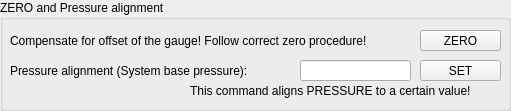
  <widget class="QGroupBox" name="groupBox_5">
   <property name="geometry">
    <rect>
     <x>530</x>
     <y>390</y>
     <width>511</width>
     <height>111</height>
    </rect>
   </property>
   <property name="title">
    <string>ZERO and Pressure alignment </string>
   </property>
   <widget class="PyDMPushButton" name="PyDMPushButton_3">
    <property name="geometry">
     <rect>
      <x>420</x>
      <y>30</y>
      <width>81</width>
      <height>21</height>
     </rect>
    </property>
    <property name="toolTip">
     <string/>
    </property>
    <property name="text">
     <string>ZERO</string>
    </property>
   </widget>
   <widget class="QLabel" name="label_22">
    <property name="geometry">
     <rect>
      <x>10</x>
      <y>30</y>
      <width>411</width>
      <height>21</height>
     </rect>
    </property>
    <property name="text">
     <string>Compensate for offset of the gauge! Follow correct zero procedure!</string>
    </property>
   </widget>
   <widget class="QLabel" name="label_23">
    <property name="geometry">
     <rect>
      <x>10</x>
      <y>60</y>
      <width>291</width>
      <height>21</height>
     </rect>
    </property>
    <property name="text">
     <string>Pressure alignment (System base pressure):</string>
    </property>
   </widget>
   <widget class="PyDMPushButton" name="PyDMPushButton_4">
    <property name="geometry">
     <rect>
      <x>420</x>
      <y>60</y>
      <width>81</width>
      <height>21</height>
     </rect>
    </property>
    <property name="toolTip">
     <string/>
    </property>
    <property name="text">
     <string>SET</string>
    </property>
   </widget>
   <widget class="QLabel" name="label_24">
    <property name="geometry">
     <rect>
      <x>190</x>
      <y>80</y>
      <width>311</width>
      <height>21</height>
     </rect>
    </property>
    <property name="text">
     <string>This command aligns PRESSURE to a certain value!</string>
    </property>
   </widget>
   <widget class="PyDMLineEdit" name="PyDMLineEdit_6">
    <property name="geometry">
     <rect>
      <x>300</x>
      <y>60</y>
      <width>111</width>
      <height>21</height>
     </rect>
    </property>
    <property name="toolTip">
     <string/>
    </property>
   </widget>
  </widget>
